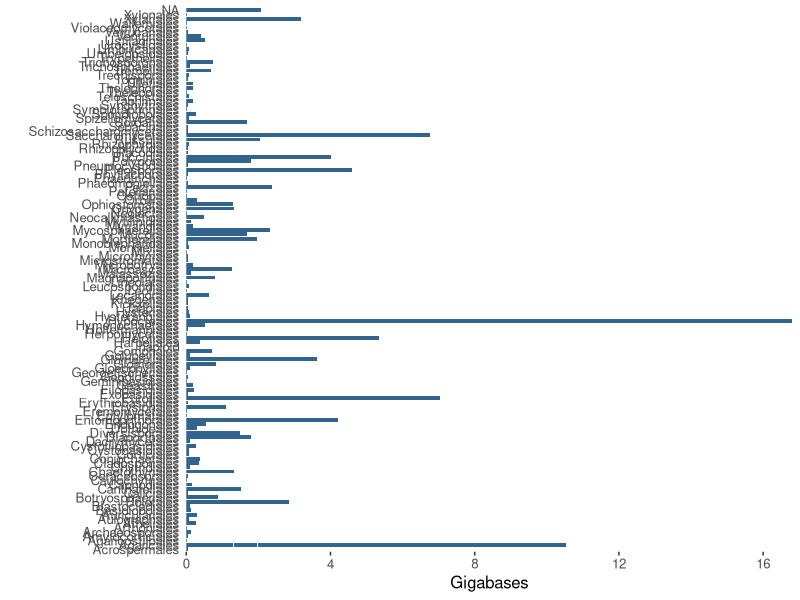

Generate this figure with R: (Note: this script raises an error after producing the figure.)
library(tidyverse)
library(vroom)
library(stringr)
intable <- vroom("assembly_stats.csv")
unique(intable["Sequencing_technology"])


#some columns in the table were mixed up
samples.mixedup.cols <- c("741139", "5116", "85974")

for (samp in samples.mixedup.cols) {
  i = intable$Sequencing_technology[intable$NCBI_TAXID == samp]
  intable$Sequencing_technology[intable$NCBI_TAXID == samp] <- intable$Genome_coverage[intable$NCBI_TAXID == samp]
  intable$Genome_coverage[intable$NCBI_TAXID == samp] <- i}

#separate seq technologies to deal with sepearately first to homogenize labels
#also seperate date into years for easier plotting
updatetbl <- intable %>% 
  separate(Date, into = c("year", "month", "day"), sep = "-", remove = FALSE) %>%
  mutate(Sequencing_technology = replace_na(Sequencing_technology, "Missing")) %>%
  separate(Sequencing_technology, into = c("first", "second", "third", "fourth"), sep = ";|,", remove = FALSE) %>%
  mutate(second = trimws(second), third = trimws(third), fourth=trimws(fourth) )

#grouping individual technologies
updatetbl2 <- updatetbl  %>% 
  mutate(first = if_else (str_detect(first, "^454|Roche"),"Roche 454",
                             if_else( str_detect(first, "^Illumina|Illunima|Miseq|MiSeq|HiSeq|NovaSeq|Solexa"),"Illumina",
                                      if_else( str_detect(first, "^ABI|Sanger"), "Sanger",
                                               if_else( str_detect(first, "^Pac|PacBio$|RSII$"), "PacBio",
                                                        if_else( str_detect(first, "^Oxford|Nanopore|PGM|MinION"), "Nanopore",
                                                                 if_else( str_detect(first, "^Ion"), "Ion Torrent",
                                                                        first)))))),
        second = if_else (str_detect(second, "^454|Roche"),"Roche 454",
                           if_else( str_detect(second, "^Illumina|Illunima|Miseq|MiSeq|HiSeq|NovaSeq|Solexa"),"Illumina",
                                    if_else( str_detect(second, "^ABI|Sanger"), "Sanger",
                                             if_else( str_detect(second, "^Pac|PacBio$|RSII$"), "PacBio",
                                                      if_else( str_detect(second, "^Oxford|Nanopore|PGM|MinION"), "Nanopore",
                                                               if_else( str_detect(second, "^Ion"), "Ion Torrent",
                                                                        second)))))),
        third = if_else (str_detect(third, "^454|Roche"),"Roche 454",
                            if_else( str_detect(third, "^Illumina|Illunima|Miseq|MiSeq|HiSeq|NovaSeq|Solexa"),"Illumina",
                                     if_else( str_detect(third, "^ABI|Sanger"), "Sanger",
                                              if_else( str_detect(third, "^Pac|PacBio$|RSII$"), "PacBio",
                                                       if_else( str_detect(third, "^Oxford|Nanopore|MinION"), "Nanopore",
                                                                if_else( str_detect(third, "^Ion|PGM"), "Ion Torrent",
                                                                         third)))))))

#unite columns again and first duplicates
#I wonder if could replace duplicates using regex here somehow, oh well
updatetbl3 <- updatetbl2 %>%
  unite(SeqTech, first, second, third, fourth, sep= "-", remove = FALSE, na.rm =TRUE) %>%
  mutate(SeqTech = if_else(SeqTech == "Sanger-lab finishing", "Sanger", 
         if_else(SeqTech == "SOLiD-Roche 454", "Roche 454-SOLiD",
            if_else(SeqTech == "Illumina-Illumina" | SeqTech == "Illumina-Illumina-Illumina", "Illumina",
                 if_else(SeqTech == "Illumina-Illumina-PacBio" | SeqTech == "PacBio-Illumina" |SeqTech ==  "Illumina-PacBio-Illumina" | SeqTech == "PacBio-Illumina-PacBio", "Illumina-PacBio",
                         if_else(SeqTech == "Illumina-Roche 454-PacBio" | SeqTech == "PacBio-Illumina-Roche 454" | SeqTech=="Roche 454-Illumina-PacBio", "Illumina-PacBio-Roche 454",
                                 if_else(SeqTech == "Nanopore-Illumina", "Illumina-Nanopore",
                                         if_else(SeqTech == "PacBio-Illumina-Nanopore" | SeqTech == "PacBio-Nanopore-Illumina", "Illumina-PacBio-Nanopore",
                                                 if_else(SeqTech == "Roche 454-Illumina", "Illumina-Roche 454",
                                                         if_else(SeqTech == "Roche 454-Illumina-Sanger" | SeqTech == "Sanger-Roche 454-Illumina" |SeqTech == "Roche 454-Sanger-Illumina", "Illumina-Roche 454-Sanger",
                                                                 if_else(SeqTech == "Sanger-Illumina", "Illumina-Sanger", 
                                                                         if_else(SeqTech == "Ion Torrent-Illumina", "Illumina-Ion Torrent", 
                                                                                 if_else(SeqTech == "Sanger-Roche 454", "Roche 454-Sanger", SeqTech)))))))))))))
                                             
unique(updatetbl3$SeqTech)

#update these to reflect what we define as 'short' vs 'long'
#for example, what is 'Complete Genomics'?
#And is Sanger 'long' or 'short'?
long_reads <- c("PacBio", "Nanopore", "10X", "Ion Torrent", "Sanger")
short_reads <- c("Illumina", "Roche 454")

updatetbl4 <- updatetbl3 %>%
  mutate(SeqTechBroad = if_else(SeqTech %in% short_reads, "Short", 
                               if_else( SeqTech %in% long_reads, "Long",
                                        if_else(str_detect(SeqTech, "-"), "Hybrid", SeqTech))))


#temporarily remove (?) problem taxa

to_remove <- c("1813822", "1603295", "2067060", "1117665", "1427494", "13349")

updatetbl5 <- subset(updatetbl4, !NCBI_TAXID %in% to_remove)


# graphing #


#gigabases vs. order
#note the "NA" order level will need to filter taxonomy and fix
ggplot(data = updatetbl5, aes(x = ORDER, y = (total_length/1000000000))) +
  geom_bar(stat='identity', fill = "#32648EFF") + 
  coord_flip() +
  xlab("") + 
  ylab("Gigabases") + 
  theme(text = element_text(size = 12)) + 
  theme(panel.background = element_blank()) + 
  scale_y_continuous(expand = c(0,0)) + 
  theme(axis.ticks.y = element_blank()) 



#contig n50 vs. assembly length
#fill colors will need to be updated 
ggplot(data = updatetbl5, aes(x = log10(total_length), y = log10(scaffold_N50))) +
  geom_point(aes(fill=SeqTechBroad), color = "black",shape=21, size = 3) + 
  xlab(expression(paste("Assembly length (lo", g[10], " bp)"))) +
  ylab(expression(paste("Contig N50 (lo", g[10], " bp)"))) + 
  theme(text = element_text(size = 12)) +
  scale_fill_manual(values = c("grey40", "#3F4788FF", "#DCE318FF", "grey50", "grey60", "#1F968BFF")) +
  guides(fill = guide_legend(title = "Sequencing Technology"))


#contig n50 vs. date
#fill colors will need to be updated 
ggplot(data = updatetbl5, aes(x = Date, y = log10(scaffold_N50))) +
  geom_point(aes(fill=SeqTechBroad), color = "black",shape=21, size = 3) + 
  xlab(expression(paste("Year"))) +
  ylab(expression(paste("Contig N50 (lo", g[10], " bp)"))) + 
  theme(text = element_text(size = 12)) +
  scale_fill_manual(values = c("grey40", "#3F4788FF", "#DCE318FF", "grey50", "grey60", "#1F968BFF")) +
  guides(fill = guide_legend(title = "Sequencing Technology"))
  


#contig n50 vs. order faceted by technology
#remove facet_grid to collapse
ggplot(data = updatetbl5, aes(x=PHYLUM, y = log10(scaffold_N50))) + 
  geom_boxplot()+ 
  xlab("") +
  ylab(expression(paste("Contig N50 (lo", g[10], " bp)"))) +
  scale_fill_manual(values = c("grey40", "#3F4788FF", "#DCE318FF", "grey50", "grey60", "#1F968BFF")) +
  guides(fill = guide_legend(title = "Sequencing Technology")) + 
  geom_point(mapping=aes(fill=SeqTechBroad), shape=21, size =2) + 
  theme(axis.text.x = element_text(angle = -90, hjust = 0, vjust = 0.5)) + 
  facet_grid(~SeqTechBroad)



#number of genomes
numgenomes <- updatetbl5 %>% count(PHYLUM)

ggplot(data = numgenomes, aes(x = PHYLUM, y = n)) +
  geom_bar(stat='identity', fill = "#32648EFF") + 
  coord_flip() +
  xlab("") + 
  ylab("Number of Genomes") + 
  theme(text = element_text(size = 12)) + 
  theme(panel.background = element_blank()) + 
  scale_y_continuous(expand = c(0,0)) + 
  theme(axis.ticks.y = element_blank()) 


